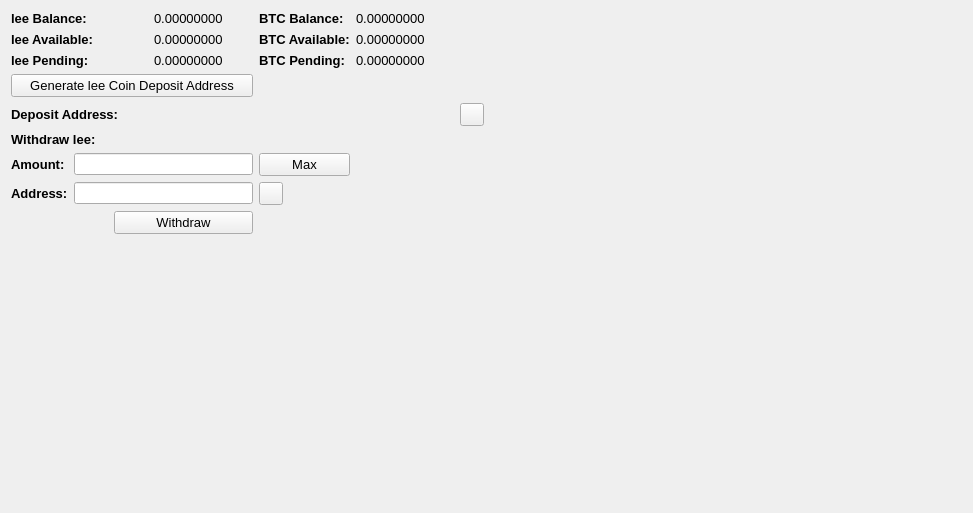
     <widget class="QWidget" name="BalanceTab">
      <attribute name="title">
       <string>Balance</string>
      </attribute>
      <layout class="QGridLayout" name="gridLayout_2">
       <item row="0" column="0" colspan="2">
        <widget class="QLabel" name="label_11">
         <property name="font">
          <font>
           <pointsize>10</pointsize>
           <weight>75</weight>
           <bold>true</bold>
          </font>
         </property>
         <property name="text">
          <string>lee Balance:</string>
         </property>
        </widget>
       </item>
       <item row="0" column="3">
        <widget class="QLabel" name="leeBalanceLabel">
         <property name="font">
          <font>
           <pointsize>10</pointsize>
          </font>
         </property>
         <property name="text">
          <string>0.00000000</string>
         </property>
         <property name="textInteractionFlags">
          <set>Qt::LinksAccessibleByMouse|Qt::TextSelectableByMouse</set>
         </property>
        </widget>
       </item>
       <item row="0" column="4">
        <widget class="QLabel" name="label_12">
         <property name="font">
          <font>
           <pointsize>10</pointsize>
           <weight>75</weight>
           <bold>true</bold>
          </font>
         </property>
         <property name="text">
          <string>BTC Balance:</string>
         </property>
        </widget>
       </item>
       <item row="0" column="5">
        <widget class="QLabel" name="BitcoinBalanceLabel">
         <property name="font">
          <font>
           <pointsize>10</pointsize>
          </font>
         </property>
         <property name="text">
          <string>0.00000000</string>
         </property>
         <property name="textInteractionFlags">
          <set>Qt::LinksAccessibleByMouse|Qt::TextSelectableByMouse</set>
         </property>
        </widget>
       </item>
       <item row="0" column="7" rowspan="10">
        <spacer name="horizontalSpacer_4">
         <property name="orientation">
          <enum>Qt::Horizontal</enum>
         </property>
         <property name="sizeHint" stdset="0">
          <size>
           <width>478</width>
           <height>488</height>
          </size>
         </property>
        </spacer>
       </item>
       <item row="1" column="0" colspan="2">
        <widget class="QLabel" name="label_13">
         <property name="font">
          <font>
           <pointsize>10</pointsize>
           <weight>75</weight>
           <bold>true</bold>
          </font>
         </property>
         <property name="text">
          <string>lee Available:</string>
         </property>
        </widget>
       </item>
       <item row="1" column="3">
        <widget class="QLabel" name="leeAvailableLabel_2">
         <property name="font">
          <font>
           <pointsize>10</pointsize>
          </font>
         </property>
         <property name="text">
          <string>0.00000000</string>
         </property>
         <property name="textInteractionFlags">
          <set>Qt::LinksAccessibleByMouse|Qt::TextSelectableByMouse</set>
         </property>
        </widget>
       </item>
       <item row="1" column="4">
        <widget class="QLabel" name="label_15">
         <property name="font">
          <font>
           <pointsize>10</pointsize>
           <weight>75</weight>
           <bold>true</bold>
          </font>
         </property>
         <property name="text">
          <string>BTC Available:</string>
         </property>
        </widget>
       </item>
       <item row="1" column="5">
        <widget class="QLabel" name="BitcoinAvailableLabel">
         <property name="font">
          <font>
           <pointsize>10</pointsize>
          </font>
         </property>
         <property name="text">
          <string>0.00000000</string>
         </property>
         <property name="textInteractionFlags">
          <set>Qt::LinksAccessibleByMouse|Qt::TextSelectableByMouse</set>
         </property>
        </widget>
       </item>
       <item row="2" column="0" colspan="2">
        <widget class="QLabel" name="label_14">
         <property name="font">
          <font>
           <pointsize>10</pointsize>
           <weight>75</weight>
           <bold>true</bold>
          </font>
         </property>
         <property name="text">
          <string>lee Pending:</string>
         </property>
        </widget>
       </item>
       <item row="2" column="3">
        <widget class="QLabel" name="leePendingLabel">
         <property name="font">
          <font>
           <pointsize>10</pointsize>
          </font>
         </property>
         <property name="text">
          <string>0.00000000</string>
         </property>
         <property name="textInteractionFlags">
          <set>Qt::LinksAccessibleByMouse|Qt::TextSelectableByMouse</set>
         </property>
        </widget>
       </item>
       <item row="2" column="4">
        <widget class="QLabel" name="label_31">
         <property name="font">
          <font>
           <pointsize>10</pointsize>
           <weight>75</weight>
           <bold>true</bold>
          </font>
         </property>
         <property name="text">
          <string>BTC Pending:</string>
         </property>
        </widget>
       </item>
       <item row="2" column="5">
        <widget class="QLabel" name="BitcoinPendingLabel">
         <property name="font">
          <font>
           <pointsize>10</pointsize>
          </font>
         </property>
         <property name="text">
          <string>0.00000000</string>
         </property>
         <property name="textInteractionFlags">
          <set>Qt::LinksAccessibleByMouse|Qt::TextSelectableByMouse</set>
         </property>
        </widget>
       </item>
       <item row="3" column="0" colspan="4">
        <widget class="QPushButton" name="GenDepositBTN">
         <property name="font">
          <font>
           <pointsize>10</pointsize>
          </font>
         </property>
         <property name="text">
          <string>Generate lee Coin Deposit Address</string>
         </property>
        </widget>
       </item>
       <item row="4" column="0" colspan="3">
        <widget class="QLabel" name="label_33">
         <property name="font">
          <font>
           <pointsize>10</pointsize>
           <weight>75</weight>
           <bold>true</bold>
          </font>
         </property>
         <property name="text">
          <string>Deposit Address:</string>
         </property>
        </widget>
       </item>
       <item row="4" column="3" colspan="3">
        <widget class="QLabel" name="DepositAddressLabel">
         <property name="minimumSize">
          <size>
           <width>300</width>
           <height>0</height>
          </size>
         </property>
         <property name="palette">
          <palette>
           <active>
            <colorrole role="WindowText">
             <brush brushstyle="SolidPattern">
              <color alpha="255">
               <red>0</red>
               <green>0</green>
               <blue>0</blue>
              </color>
             </brush>
            </colorrole>
            <colorrole role="Text">
             <brush brushstyle="SolidPattern">
              <color alpha="255">
               <red>0</red>
               <green>0</green>
               <blue>255</blue>
              </color>
             </brush>
            </colorrole>
           </active>
           <inactive>
            <colorrole role="WindowText">
             <brush brushstyle="SolidPattern">
              <color alpha="255">
               <red>0</red>
               <green>0</green>
               <blue>0</blue>
              </color>
             </brush>
            </colorrole>
            <colorrole role="Text">
             <brush brushstyle="SolidPattern">
              <color alpha="255">
               <red>0</red>
               <green>0</green>
               <blue>255</blue>
              </color>
             </brush>
            </colorrole>
           </inactive>
           <disabled>
            <colorrole role="WindowText">
             <brush brushstyle="SolidPattern">
              <color alpha="255">
               <red>120</red>
               <green>120</green>
               <blue>120</blue>
              </color>
             </brush>
            </colorrole>
            <colorrole role="Text">
             <brush brushstyle="SolidPattern">
              <color alpha="255">
               <red>120</red>
               <green>120</green>
               <blue>120</blue>
              </color>
             </brush>
            </colorrole>
           </disabled>
          </palette>
         </property>
         <property name="font">
          <font>
           <pointsize>10</pointsize>
           <weight>75</weight>
           <bold>true</bold>
          </font>
         </property>
         <property name="text">
          <string/>
         </property>
         <property name="alignment">
          <set>Qt::AlignRight|Qt::AlignTrailing|Qt::AlignVCenter</set>
         </property>
         <property name="textInteractionFlags">
          <set>Qt::LinksAccessibleByMouse|Qt::TextSelectableByKeyboard|Qt::TextSelectableByMouse</set>
         </property>
        </widget>
       </item>
       <item row="4" column="6">
        <widget class="QToolButton" name="DepositCopyButton">
         <property name="toolTip">
          <string>Copy to clipboard</string>
         </property>
         <property name="text">
          <string/>
         </property>
         <property name="icon">
          <iconset resource="../bitcoin.qrc">
           <normaloff>:/icons/editcopy</normaloff>:/icons/editcopy</iconset>
         </property>
         <property name="shortcut">
          <string>Alt+P</string>
         </property>
        </widget>
       </item>
       <item row="5" column="0" colspan="2">
        <widget class="QLabel" name="label_34">
         <property name="font">
          <font>
           <pointsize>10</pointsize>
           <weight>75</weight>
           <bold>true</bold>
          </font>
         </property>
         <property name="text">
          <string>Withdraw lee:</string>
         </property>
        </widget>
       </item>
       <item row="6" column="0">
        <widget class="QLabel" name="label_26">
         <property name="font">
          <font>
           <pointsize>10</pointsize>
           <weight>75</weight>
           <bold>true</bold>
          </font>
         </property>
         <property name="text">
          <string>Amount:</string>
         </property>
        </widget>
       </item>
       <item row="6" column="1" colspan="3">
        <widget class="QLineEdit" name="WithdrawUnitsInput">
         <property name="font">
          <font>
           <pointsize>9</pointsize>
           <weight>75</weight>
           <bold>true</bold>
          </font>
         </property>
         <property name="text">
          <string/>
         </property>
        </widget>
       </item>
       <item row="6" column="4">
        <widget class="QPushButton" name="Withdraw_Max_Amount">
         <property name="font">
          <font>
           <pointsize>10</pointsize>
          </font>
         </property>
         <property name="text">
          <string>Max</string>
         </property>
        </widget>
       </item>
       <item row="7" column="0">
        <widget class="QLabel" name="label_10">
         <property name="font">
          <font>
           <pointsize>10</pointsize>
           <weight>75</weight>
           <bold>true</bold>
          </font>
         </property>
         <property name="text">
          <string>Address:</string>
         </property>
        </widget>
       </item>
       <item row="7" column="1" colspan="3">
        <widget class="QLineEdit" name="WithdrawAddress">
         <property name="font">
          <font>
           <pointsize>9</pointsize>
           <weight>75</weight>
           <bold>true</bold>
          </font>
         </property>
        </widget>
       </item>
       <item row="7" column="4">
        <widget class="QToolButton" name="WithdrawPasteButton">
         <property name="toolTip">
          <string>Paste from clipboard</string>
         </property>
         <property name="text">
          <string/>
         </property>
         <property name="icon">
          <iconset resource="../bitcoin.qrc">
           <normaloff>:/icons/editpaste</normaloff>:/icons/editpaste</iconset>
         </property>
         <property name="shortcut">
          <string>Alt+P</string>
         </property>
        </widget>
       </item>
       <item row="8" column="2" colspan="2">
        <widget class="QPushButton" name="WithdrawUnitsBtn">
         <property name="font">
          <font>
           <pointsize>10</pointsize>
          </font>
         </property>
         <property name="text">
          <string>Withdraw</string>
         </property>
        </widget>
       </item>
       <item row="9" column="0" colspan="6">
        <spacer name="verticalSpacer">
         <property name="orientation">
          <enum>Qt::Vertical</enum>
         </property>
         <property name="sizeHint" stdset="0">
          <size>
           <width>428</width>
           <height>262</height>
          </size>
         </property>
        </spacer>
       </item>
      </layout>
      <zorder>label_31</zorder>
      <zorder>label_15</zorder>
      <zorder>label_12</zorder>
      <zorder>label_14</zorder>
      <zorder>label_13</zorder>
      <zorder>label_11</zorder>
      <zorder>BitcoinBalanceLabel</zorder>
      <zorder>leeBalanceLabel</zorder>
      <zorder>leeAvailableLabel_2</zorder>
      <zorder>leePendingLabel</zorder>
      <zorder>BitcoinAvailableLabel</zorder>
      <zorder>BitcoinPendingLabel</zorder>
      <zorder>label_33</zorder>
      <zorder>GenDepositBTN</zorder>
      <zorder>DepositAddressLabel</zorder>
      <zorder>Withdraw_Max_Amount</zorder>
      <zorder>label_34</zorder>
      <zorder>WithdrawUnitsInput</zorder>
      <zorder>label_10</zorder>
      <zorder>label_26</zorder>
      <zorder>WithdrawAddress</zorder>
      <zorder>WithdrawUnitsBtn</zorder>
      <zorder>horizontalSpacer_4</zorder>
      <zorder>verticalSpacer</zorder>
      <zorder>WithdrawPasteButton</zorder>
      <zorder>DepositCopyButton</zorder>
     </widget>
